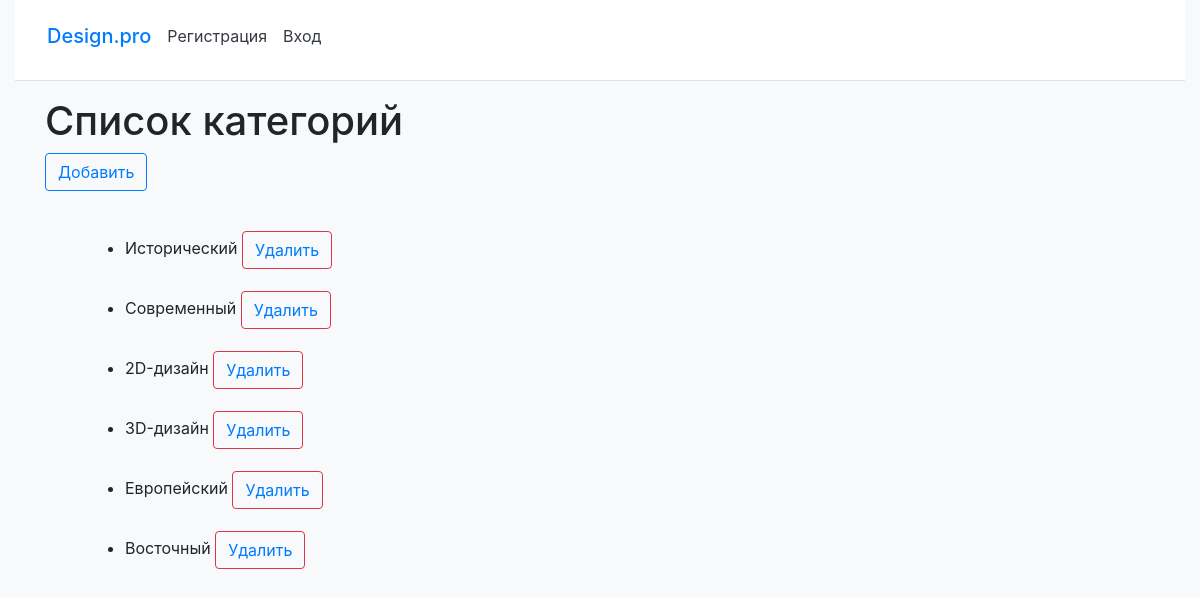
Screenshot of /category/list/ with the database file from the repository.
### serv/models.py (models this page shows, shortened)
class Category(models.Model):
    category_title = models.CharField(max_length=200, unique=True, help_text='Напишите категорию для дизайна интерьера')

### serv/views.py (the view)
# urls.py: path('category/list/', category_list, name='category_list'),
def category_list(request):
    categories = Category.objects.all()
    return render(request, 'admin/category_list.html', {'categories': categories})

### serv/templates/admin/category_list.html
{% extends "layout/basic.html" %}
{% block content %}
  <h1>Список категорий</h1>
<button type="button" class="btn btn-outline-primary"><a href="{% url 'serv:add_category' %}">Добавить</a></button>
  <ul>
    {% for category in categories %}
      <li style="height: 20px; margin:40px;">{{ category.category_title }}
            <button type="button" class="btn btn-outline-danger"><a href="{% url 'serv:delete_category' id=category.id %}">Удалить</a></button>
      </li>
    {% endfor %}
  </ul>
{% endblock %}

### rows the page displays
Category: category_title "Исторический"
Category: category_title "Современный"
Category: category_title "2D-дизайн"
Category: category_title "3D-дизайн"
Category: category_title "Европейский"
Category: category_title "Восточный"
